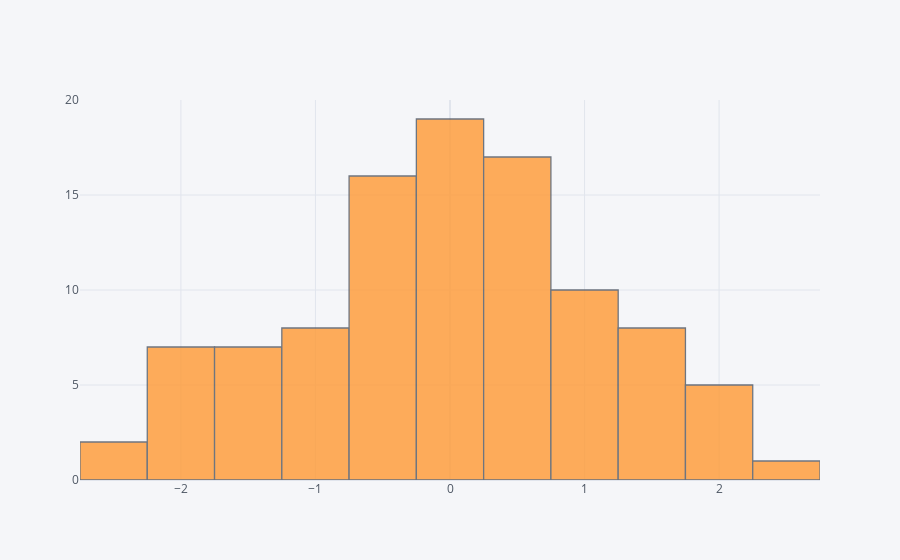

Here is the notebook cell this chart was saved with:
### Markdown cell above
## histogram

### Code cell
df['A'].iplot(kind='hist',bins=25)

### Figure 1 — Plotly figure (JSON) as saved in the notebook; plotly's stock layout.template omitted (floating-point values rounded to 4 significant figures)
{"data": [{"histfunc": "count", "histnorm": "", "marker": {"color": "rgba(255, 153, 51, 1.0)", "line": {"color": "#4D5663", "width": 1.3}}, "name": "A", "nbinsx": 25, "opacity": 0.8, "orientation": "v", "type": "histogram", "x": [-0.1094, -0.8616, 2.219, 0.8272, 0.09261, -1.76, -1.358, 0.2838, 0.9041, 1.896, 1.833, -0.1049, -0.2047, -0.1002, 0.0963, -1.692, -1.828, 0.5358, -1.936, -0.85, -0.05576, -0.2332, -0.6976, 1.531, 1.3, 0.3304, -1.001, 0.6308, 1.306, -0.4051, -0.3763, -1.718, 0.0534, 0.2178, -0.3856, -0.5662, -2.56, 0.3408, -0.4839, -1.585, 0.02408, -1.235, 0.7879, -2.0, 1.146, 1.496, 0.5009, 0.9484, 0.08221, 0.1605, 0.3875, -0.4708, 0.3576, -0.1544, 0.7463, -1.503, 0.5725, 1.391, 2.121, 1.877, 1.254, -0.694, 2.503, -0.2754, -0.004244, 0.09242, 0.04884, -1.129, -1.4, -1.821, -0.5702, 1.031, 0.8004, 0.4779, -0.2675, 1.341, -0.7222, 1.721, -1.306, 1.096, -0.6871, -1.065, 0.7238, -1.91, -0.6711, 0.2174, 0.2349, 0.6168, 0.3878, 0.9056, -0.3504, -1.069, -0.6957, 0.3517, -2.505, 0.5038, -2.143, 0.4174, 1.083, -0.9392]}], "layout": {"barmode": "overlay", "legend": {"bgcolor": "#F5F6F9", "font": {"color": "#4D5663"}}, "paper_bgcolor": "#F5F6F9", "plot_bgcolor": "#F5F6F9", "title": {"font": {"color": "#4D5663"}}, "xaxis": {"gridcolor": "#E1E5ED", "showgrid": true, "tickfont": {"color": "#4D5663"}, "title": {"font": {"color": "#4D5663"}, "text": ""}, "zerolinecolor": "#E1E5ED"}, "yaxis": {"gridcolor": "#E1E5ED", "showgrid": true, "tickfont": {"color": "#4D5663"}, "title": {"font": {"color": "#4D5663"}, "text": ""}, "zerolinecolor": "#E1E5ED"}}}
